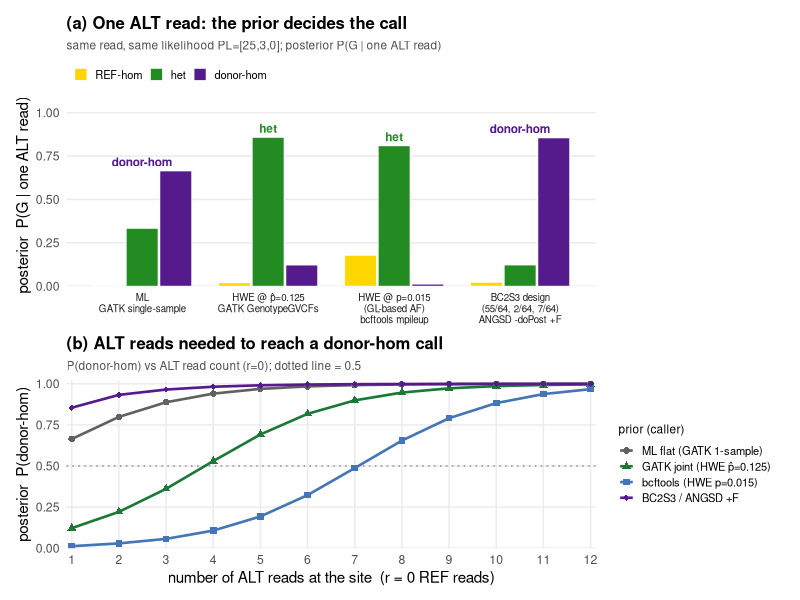
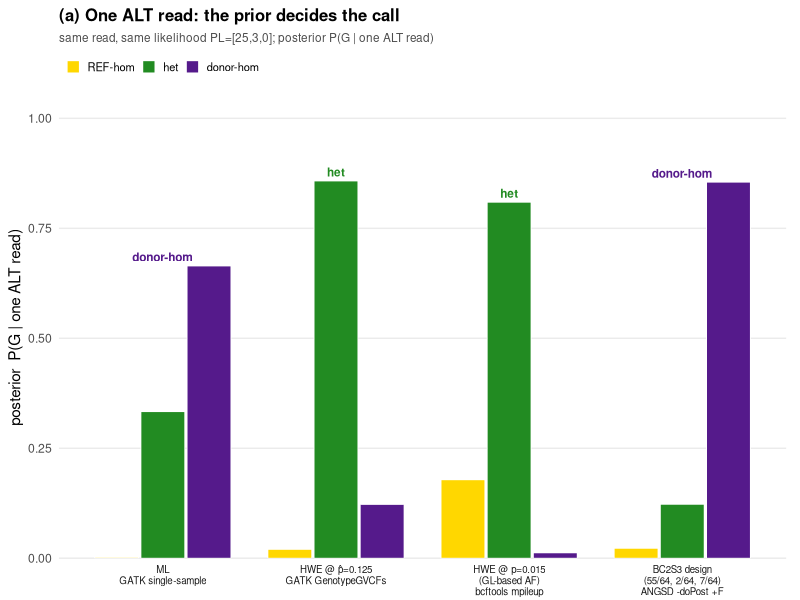
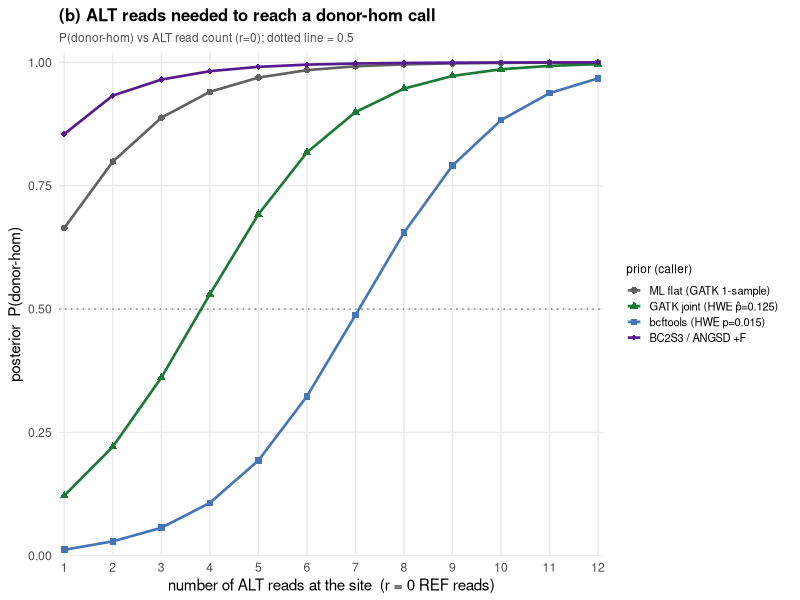

Here is the R script that generated these plots, in order:
#!/usr/bin/env Rscript
# Figure: "gl_prior_lowcov" — at ~0.4x coverage the genotype PRIOR, not the read,
# decides the single-read call. Four priors compared on one ALT read.
# Spec + calculations: agent/gl_prior_lowcov_doc.md; extends the 2-prior
# scripts/fig_one_alt_read_calls.R to four priors, each tagged with the caller
# that implements it.
#
#   1 ML (flat)            -> GATK single-sample (HaplotypeCaller, argmax PL)
#   2 HWE @ p_hat = 0.125  -> GATK joint (GenotypeGVCFs); p_hat is the THEORETICAL
#                             BC2S3 donor-allele freq f_BB + f_AB/2, computed here
#   3 HWE @ p = 0.015      -> bcftools mpileup | call -m; p is the EMPIRICAL
#                             GL-based cohort mean (a supplied constant)
#   4 BC2S3 design         -> the single-locus NIL genotype freqs (55/64,2/64,7/64);
#                             equals inbreeding-HWE (F=0.857, p=0.125), applicable
#                             via ANGSD -doPost with a per-individual F (ngsF)
#
# Two panels, one column:
#   (a) posterior P(G | one ALT read) as grouped bars, three genotypes per prior
#   (b) P(donor-hom) vs number of ALT reads (r=0), one line per prior
#
# Palette: R color names gold / forestgreen / purple4 (per Fausto's request).

suppressPackageStartupMessages({
  library(ggplot2)
  library(patchwork)
  library(here)
})

# Sourced from analysis/genotype_likelihoods_and_hmm.qmd for the `fig` object;
# run standalone (`Rscript scripts/fig_gl_prior_lowcov.R`) to also write the PNG
# and print the tables (guarded on sys.nframe() below).

## ---- palette ---------------------------------------------------------------
GCOL <- c(
  AA = "#FFD700", # gold        REF-hom (B73)
  AB = "#228B22", # forestgreen het
  BB = "#551A8B"
) # purple4     donor-hom (teosinte)
INK <- "#1A1A1A"
GREY <- "#888888"
GENO_LAB <- c(AA = "REF-hom", AB = "het", BB = "donor-hom")

## ---- model -----------------------------------------------------------------
eps <- 0.01

# P(one read | G): is_alt = the observed base is the ALT allele B
read_like <- function(is_alt) {
  if (is_alt) {
    c(AA = eps / 3, AB = 0.5 * (eps / 3) + 0.5 * (1 - eps), BB = 1 - eps)
  } else {
    c(AA = 1 - eps, AB = 0.5 * (1 - eps) + 0.5 * (eps / 3), BB = eps / 3)
  }
}
pileup <- function(a, r) { # a ALT reads, r REF reads
  o <- c(AA = 1, AB = 1, BB = 1)
  if (a) for (i in seq_len(a)) o <- o * read_like(TRUE)
  if (r) for (i in seq_len(r)) o <- o * read_like(FALSE)
  o
}
posterior <- function(a, r, prior) {
  po <- pileup(a, r) * prior
  po / sum(po)
}

## ---- priors ----------------------------------------------------------------
bc2s3 <- c(AA = 55 / 64, AB = 2 / 64, BB = 7 / 64) # 0.859375, 0.03125, 0.109375
p_bc2s3 <- unname(bc2s3["BB"] + bc2s3["AB"] / 2) # THEORETICAL BC2S3 donor freq = 0.125
p_emp <- 0.015 # EMPIRICAL GL-based cohort mean
hwe <- function(p) c(AA = (1 - p)^2, AB = 2 * p * (1 - p), BB = p^2)

priors <- list(
  `1` = c(AA = 1 / 3, AB = 1 / 3, BB = 1 / 3),
  `2` = hwe(p_bc2s3),
  `3` = hwe(p_emp),
  `4` = bc2s3
)

# two-/three-line x labels: prior on top, source, caller (as agreed with Fausto)
xlab <- c(
  `1` = "ML\nGATK single-sample",
  `2` = "HWE @ p̂=0.125\nGATK GenotypeGVCFs",
  `3` = "HWE @ p=0.015\n(GL-based AF)\nbcftools mpileup",
  `4` = "BC2S3 design\n(55/64, 2/64, 7/64)\nANGSD -doPost +F"
)
# short labels for the panel-(b) legend
leglab <- c(
  `1` = "ML flat (GATK 1-sample)",
  `2` = "GATK joint (HWE p̂=0.125)",
  `3` = "bcftools (HWE p=0.015)",
  `4` = "BC2S3 / ANGSD +F"
)
LINECOL <- c(`1` = "#616161", `2` = "#1B7837", `3` = "#4575B4", `4` = "#551A8B")

## ---- panel (a): one-ALT-read posteriors ------------------------------------
dfa <- do.call(rbind, lapply(names(priors), function(k) {
  po <- posterior(1, 0, priors[[k]])
  data.frame(prior = k, g = names(po), post = as.numeric(po))
}))
dfa$prior <- factor(dfa$prior, levels = names(priors))
dfa$g <- factor(dfa$g, levels = c("AA", "AB", "BB"))

# winning-call label above the tallest bar of each group
win <- do.call(rbind, lapply(split(dfa, dfa$prior), function(d) d[which.max(d$post), ]))
win$lab <- GENO_LAB[as.character(win$g)]

dodge <- position_dodge(width = 0.8)
pa <- ggplot(dfa, aes(prior, post, fill = g)) +
  geom_col(position = dodge, width = 0.76, color = "white", linewidth = 0.3) +
  geom_text(
    data = win, aes(label = lab, color = g), position = dodge,
    vjust = -0.5, size = 3.0, fontface = "bold", show.legend = FALSE
  ) +
  scale_fill_manual(values = GCOL, labels = GENO_LAB, name = NULL) +
  scale_color_manual(values = GCOL, guide = "none") +
  scale_x_discrete(labels = xlab) +
  scale_y_continuous(limits = c(0, 1.05), expand = c(0, 0)) +
  labs(
    title = "(a) One ALT read: the prior decides the call",
    subtitle = "same read, same likelihood PL=[25,3,0]; posterior P(G | one ALT read)",
    x = NULL, y = "posterior  P(G | one ALT read)"
  ) +
  theme_minimal(base_size = 11) +
  theme(
    panel.grid.major.x = element_blank(),
    panel.grid.minor = element_blank(),
    axis.text.x = element_text(size = 7, lineheight = 0.95, color = INK),
    plot.title = element_text(face = "bold", size = 12),
    plot.subtitle = element_text(size = 8.5, color = "grey30"),
    legend.position = "top", legend.justification = "left",
    legend.key.size = unit(3.4, "mm"), legend.text = element_text(size = 8),
    plot.background = element_rect(fill = "white", color = NA),
    plot.margin = margin(6, 10, 2, 6)
  )

## ---- panel (b): ALT reads needed to reach donor-hom ------------------------
nn <- 1:12
dfb <- do.call(rbind, lapply(names(priors), function(k) {
  data.frame(
    prior = k, n = nn,
    pbb = vapply(nn, function(a) posterior(a, 0, priors[[k]])["BB"], numeric(1))
  )
}))
dfb$prior <- factor(dfb$prior, levels = names(priors))
# minimum ALT reads to cross P(donor-hom) > 0.5, per prior (for the console table)
mincross <- vapply(names(priors), function(k) {
  ok <- which(dfb$pbb[dfb$prior == k] > 0.5)
  if (length(ok)) nn[min(ok)] else NA_integer_
}, integer(1))

pb <- ggplot(dfb, aes(n, pbb, color = prior)) +
  geom_hline(yintercept = 0.5, linetype = "dotted", color = GREY, linewidth = 0.5) +
  geom_line(linewidth = 0.9) +
  geom_point(aes(shape = prior), size = 1.9) +
  scale_color_manual(values = LINECOL, labels = leglab, name = "prior (caller)") +
  scale_shape_manual(values = c(16, 17, 15, 18), labels = leglab, name = "prior (caller)") +
  scale_x_continuous(breaks = nn, limits = c(1, 12), expand = c(0.01, 0)) +
  scale_y_continuous(limits = c(0, 1.02), expand = c(0, 0)) +
  labs(
    title = "(b) ALT reads needed to reach a donor-hom call",
    subtitle = "P(donor-hom) vs ALT read count (r=0); dotted line = 0.5",
    x = "number of ALT reads at the site  (r = 0 REF reads)",
    y = "posterior  P(donor-hom)"
  ) +
  theme_minimal(base_size = 11) +
  theme(
    panel.grid.minor = element_blank(),
    plot.title = element_text(face = "bold", size = 12),
    plot.subtitle = element_text(size = 8.5, color = "grey30"),
    legend.position = "right", legend.key.size = unit(4, "mm"),
    legend.title = element_text(size = 8.5), legend.text = element_text(size = 8),
    plot.background = element_rect(fill = "white", color = NA),
    plot.margin = margin(6, 10, 4, 6)
  )

fig <- pa / pb + plot_layout(heights = c(1, 0.92))

## ---- write + emit tables (only when run standalone, not when sourced) -------
if (sys.nframe() == 0L) {
  OUTDIR <- here::here("results")
  dir.create(OUTDIR, showWarnings = FALSE, recursive = TRUE)
  OUT <- file.path(OUTDIR, "gl_prior_lowcov.png")
  ggsave(OUT, fig, width = 6.8, height = 8.0, dpi = 200, bg = "white")

  cat("\nOne-ALT-read posteriors (a=1, r=0):\n")
  for (k in names(priors)) {
    po <- posterior(1, 0, priors[[k]])
    g <- names(po)[which.max(po)]
    cat(sprintf(
      "  prior %s  P=(AA %.3f, AB %.3f, BB %.3f)  call=%-9s  AB:BB=%.1f\n",
      k, po["AA"], po["AB"], po["BB"], GENO_LAB[g], po["AB"] / po["BB"]
    ))
  }
  cat("\nMin ALT reads to P(donor-hom) > 0.5:\n")
  for (k in names(priors)) cat(sprintf("  prior %s  %s\n", k, mincross[k]))
  cat(sprintf("\np_hat (BC2S3, computed) = %.4f ; p_emp = %.4f\n", p_bc2s3, p_emp))
  cat("wrote:", OUT, "\n")
}
